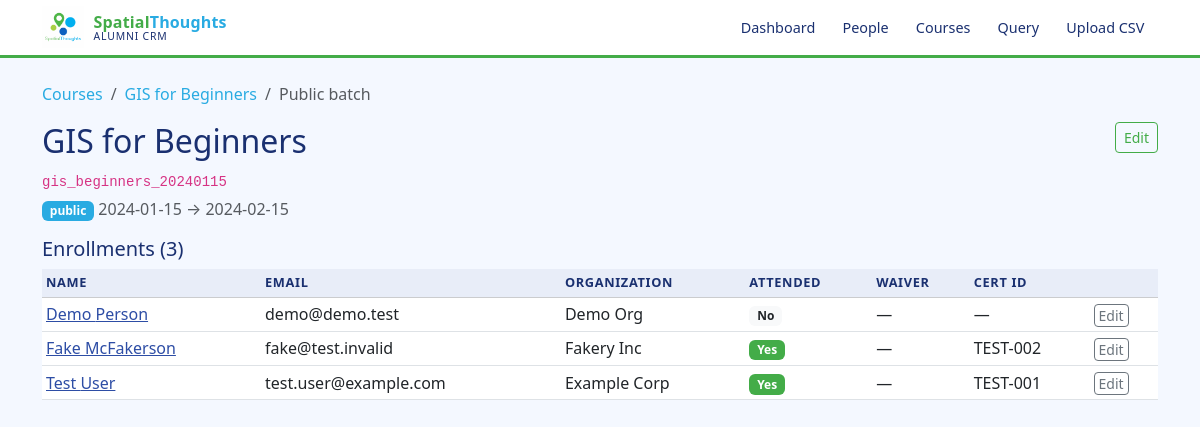
The app's page /batches/gis_beginners_20240115 with its own data.
### tables this page shows
CREATE TABLE courses (
    id TEXT PRIMARY KEY,
    name TEXT UNIQUE NOT NULL,
    description TEXT
);

CREATE TABLE batches (
    id TEXT PRIMARY KEY,
    course_id TEXT NOT NULL REFERENCES courses(id),
    batch_type TEXT NOT NULL,
    start_date TEXT,
    end_date TEXT,
    notes TEXT
);

CREATE TABLE enrollments (
    id INTEGER PRIMARY KEY,
    person_id INTEGER NOT NULL REFERENCES people(id),
    batch_id TEXT NOT NULL REFERENCES batches(id),
    attended INTEGER NOT NULL DEFAULT 0,
    fee_waiver TEXT,
    organization TEXT,
    phone TEXT,
    domain TEXT,
    notes TEXT,
    UNIQUE(person_id, batch_id)
);

CREATE TABLE people (
    id INTEGER PRIMARY KEY,
    first_name TEXT,
    last_name TEXT,
    primary_email TEXT UNIQUE,
    primary_phone TEXT,
    city TEXT,
    country TEXT,
    social_media TEXT,
    notes TEXT,
    organization TEXT
);

CREATE TABLE certifications (
    id INTEGER PRIMARY KEY,
    person_id INTEGER NOT NULL REFERENCES people(id),
    batch_id TEXT NOT NULL REFERENCES batches(id),
    certificate_id TEXT,
    certificate_url TEXT,
    issue_date TEXT,
    UNIQUE(person_id, batch_id)
);

### app.py (the view, shortened to what this page needs)
@app.route("/batches/<bid>", methods=["GET", "POST"])
def batch(bid):
    database = _db.get_db()
    batch_row = database.execute(
        """
        SELECT b.*, c.name as course_name, c.id as course_id
        FROM batches b JOIN courses c ON c.id = b.course_id
        WHERE b.id = ?
        """,
        (bid,),
    ).fetchone()
    if not batch_row:
        return "Batch not found", 404
    enrollments = database.execute(
        """
        SELECT e.id, e.attended, e.fee_waiver, e.organization,
               p.first_name, p.last_name, p.primary_email, p.id as person_id,
               cert.certificate_id
        FROM enrollments e
        JOIN people p ON p.id = e.person_id
        LEFT JOIN certifications cert
            ON cert.person_id = e.person_id AND cert.batch_id = e.batch_id
        WHERE e.batch_id = ?
        ORDER BY p.first_name, p.last_name
        """,
        (bid,),
    ).fetchall()
    return render_template("batch.html", batch=batch_row, enrollments=enrollments)

### db.py (called while the page is built)
def get_db():
    if "db" not in g:
        g.db = sqlite3.connect(
            current_app.config["DATABASE"],
            detect_types=sqlite3.PARSE_DECLTYPES,
        )
        g.db.row_factory = sqlite3.Row
        g.db.execute("PRAGMA foreign_keys = ON")
    return g.db

### templates/batch.html (shortened to what this page needs)
{% extends "base.html" %}
{% block content %}
<nav aria-label="breadcrumb">
  <ol class="breadcrumb">
    <li class="breadcrumb-item"><a href="{{ url_for('courses') }}">Courses</a></li>
    <li class="breadcrumb-item"><a href="{{ url_for('course', cid=batch.course_id) }}">{{ batch.course_name }}</a></li>
    <li class="breadcrumb-item active">{{ batch.batch_type|capitalize }} batch</li>
  </ol>
</nav>
<div class="d-flex justify-content-between align-items-start mb-3">
  <div>
    <h2>{{ batch.course_name }}</h2>
    <p class="mb-1"><code>{{ batch.id }}</code></p>
    <p class="text-muted mb-0">
      <span class="badge bg-{{ 'info' if batch.batch_type == 'public' else 'secondary' }}">{{ batch.batch_type }}</span>
      {{ batch.start_date or '?' }} → {{ batch.end_date or '?' }}
    </p>
  </div>
  <button class="btn btn-outline-primary btn-sm" data-bs-toggle="collapse" data-bs-target="#editBatch">Edit</button>
</div>
<h5>Enrollments ({{ enrollments|length }})</h5>
<div class="table-responsive">
<table class="table table-hover table-sm">
  <thead class="table-secondary">
    <tr>
      <th>Name</th>
      <th>Email</th>
      <th>Organization</th>
      <th>Attended</th>
      <th>Waiver</th>
      <th>Cert ID</th>
      <th></th>
    </tr>
  </thead>
  <tbody>
    {% for e in enrollments %}
    <tr>
      <td><a href="{{ url_for('person', pid=e.person_id) }}">{{ e.first_name }} {{ e.last_name }}</a></td>
      <td>{{ e.primary_email }}</td>
      <td>{{ e.organization or '—' }}</td>
      <td>{% if e.attended %}<span class="badge bg-success">Yes</span>{% else %}<span class="badge bg-light text-dark">No</span>{% endif %}</td>
      <td>{{ e.fee_waiver or '—' }}</td>
      <td>{{ e.certificate_id or '—' }}</td>
      <td><a href="{{ url_for('enrollment', eid=e.id) }}" class="btn btn-sm btn-outline-secondary py-0 px-1">Edit</a></td>
    </tr>
    {% else %}
    <tr><td colspan="7" class="text-muted text-center">No enrollments.</td></tr>
    {% endfor %}
  </tbody>
</table>
</div>
{% endblock %}

### static/style.css (style rules this page uses)
:root { --st-green: #43AC48; --st-lime: #95C11F; --st-sky: #29ABE2; --st-navy: #2D4DA5; --st-dark: #1a3070; --st-light: #f4f8ff; }
body { background-color: var(--st-light); color: #222; }
a { color: var(--st-navy); }
.btn-outline-primary { color: var(--st-green); border-color: var(--st-green); }
.table td, .table th { vertical-align: middle; }
thead.table-secondary th { background-color: #e8edf8; color: var(--st-dark); font-size: 0.8rem; text-transform: uppercase; letter-spacing: 0.05em; }
.badge.bg-info { background-color: var(--st-sky) !important; }
.badge.bg-success { background-color: var(--st-green) !important; }
.breadcrumb-item a { color: var(--st-sky); text-decoration: none; }
h2, h3, h5 { color: var(--st-dark); }

### records on screen
courses: course_name "GIS for Beginners"
batches: batch_type "Public", id "gis_beginners_20240115", batch_type "public", start_date "2024-01-15", end_date "2024-02-15"
enrollments: first_name "Demo", last_name "Person", primary_email "demo@demo.test", organization "Demo Org", attended "No", fee_waiver "—", certificate_id "—"
enrollments: first_name "Fake", last_name "McFakerson", primary_email "fake@test.invalid", organization "Fakery Inc", attended "Yes", fee_waiver "—", certificate_id "TEST-002"
enrollments: first_name "Test", last_name "User", primary_email "test.user@example.com", organization "Example Corp", attended "Yes", fee_waiver "—", certificate_id "TEST-001"

### other values on screen
{{ enrollments|length }} "3"
